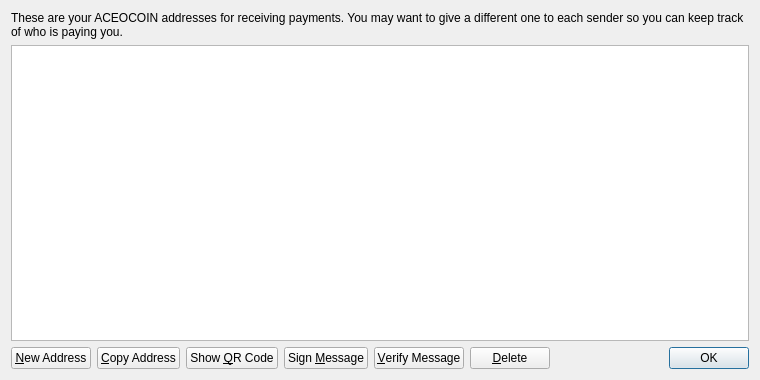
<?xml version="1.0" encoding="UTF-8"?>
<ui version="4.0">
 <class>AddressBookPage</class>
 <widget class="QWidget" name="AddressBookPage">
  <property name="geometry">
   <rect>
    <x>0</x>
    <y>0</y>
    <width>760</width>
    <height>380</height>
   </rect>
  </property>
  <property name="windowTitle">
   <string>Address Book</string>
  </property>
  <layout class="QVBoxLayout" name="verticalLayout">
   <item>
    <widget class="QLabel" name="labelExplanation">
     <property name="text">
      <string>These are your ACEOCOIN addresses for receiving payments. You may want to give a different one to each sender so you can keep track of who is paying you.</string>
     </property>
     <property name="textFormat">
      <enum>Qt::PlainText</enum>
     </property>
     <property name="wordWrap">
      <bool>true</bool>
     </property>
    </widget>
   </item>
   <item>
    <widget class="QTableView" name="tableView">
     <property name="contextMenuPolicy">
      <enum>Qt::CustomContextMenu</enum>
     </property>
     <property name="toolTip">
      <string>Double-click to edit address or label</string>
     </property>
     <property name="tabKeyNavigation">
      <bool>false</bool>
     </property>
     <property name="alternatingRowColors">
      <bool>true</bool>
     </property>
     <property name="selectionMode">
      <enum>QAbstractItemView::SingleSelection</enum>
     </property>
     <property name="selectionBehavior">
      <enum>QAbstractItemView::SelectRows</enum>
     </property>
     <property name="sortingEnabled">
      <bool>true</bool>
     </property>
     <attribute name="verticalHeaderVisible">
      <bool>false</bool>
     </attribute>
    </widget>
   </item>
   <item>
    <layout class="QHBoxLayout" name="horizontalLayout">
     <item>
      <widget class="QPushButton" name="newAddressButton">
       <property name="toolTip">
        <string>Create a new address</string>
       </property>
       <property name="text">
        <string>&amp;New Address</string>
       </property>
       <property name="icon">
        <iconset resource="../bitcoin.qrc">
         <normaloff>:/icons/add</normaloff>:/icons/add</iconset>
       </property>
      </widget>
     </item>
     <item>
      <widget class="QPushButton" name="copyToClipboard">
       <property name="toolTip">
        <string>Copy the currently selected address to the system clipboard</string>
       </property>
       <property name="text">
        <string>&amp;Copy Address</string>
       </property>
       <property name="icon">
        <iconset resource="../bitcoin.qrc">
         <normaloff>:/icons/editcopy</normaloff>:/icons/editcopy</iconset>
       </property>
      </widget>
     </item>
     <item>
      <widget class="QPushButton" name="showQRCode">
       <property name="text">
        <string>Show &amp;QR Code</string>
       </property>
       <property name="icon">
        <iconset resource="../bitcoin.qrc">
         <normaloff>:/icons/qrcode</normaloff>:/icons/qrcode</iconset>
       </property>
      </widget>
     </item>
     <item>
      <widget class="QPushButton" name="signMessage">
       <property name="toolTip">
        <string>Sign a message to prove you own a ACEOCOIN address</string>
       </property>
       <property name="text">
        <string>Sign &amp;Message</string>
       </property>
       <property name="icon">
        <iconset resource="../bitcoin.qrc">
         <normaloff>:/icons/edit</normaloff>:/icons/edit</iconset>
       </property>
      </widget>
     </item>
     <item>
      <widget class="QPushButton" name="verifyMessage">
       <property name="toolTip">
        <string>Verify a message to ensure it was signed with a specified ACEOCOIN address</string>
       </property>
       <property name="text">
        <string>&amp;Verify Message</string>
       </property>
       <property name="icon">
        <iconset resource="../bitcoin.qrc">
         <normaloff>:/icons/transaction_0</normaloff>:/icons/transaction_0</iconset>
       </property>
      </widget>
     </item>
     <item>
      <widget class="QPushButton" name="deleteButton">
       <property name="toolTip">
        <string>Delete the currently selected address from the list</string>
       </property>
       <property name="text">
        <string>&amp;Delete</string>
       </property>
       <property name="icon">
        <iconset resource="../bitcoin.qrc">
         <normaloff>:/icons/remove</normaloff>:/icons/remove</iconset>
       </property>
      </widget>
     </item>
     <item>
      <spacer name="horizontalSpacer">
       <property name="orientation">
        <enum>Qt::Horizontal</enum>
       </property>
       <property name="sizeHint" stdset="0">
        <size>
         <width>40</width>
         <height>20</height>
        </size>
       </property>
      </spacer>
     </item>
     <item>
      <widget class="QDialogButtonBox" name="buttonBox">
       <property name="sizePolicy">
        <sizepolicy hsizetype="Maximum" vsizetype="Fixed">
         <horstretch>0</horstretch>
         <verstretch>0</verstretch>
        </sizepolicy>
       </property>
       <property name="standardButtons">
        <set>QDialogButtonBox::Ok</set>
       </property>
      </widget>
     </item>
    </layout>
   </item>
  </layout>
 </widget>
 <resources>
  <include location="../bitcoin.qrc"/>
 </resources>
 <connections/>
</ui>
